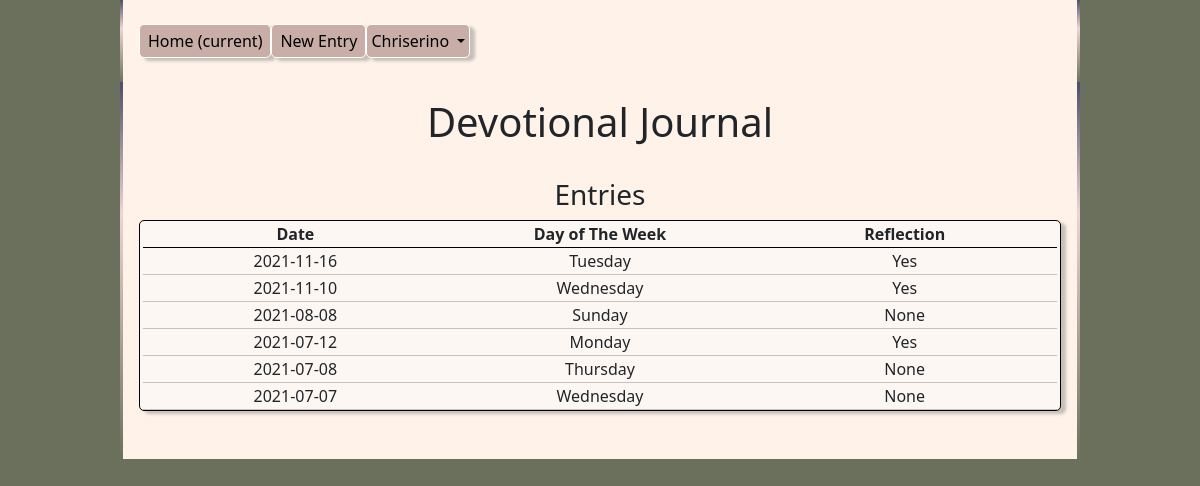
/index.php (signed in), run on the app's committed database.
### tables this page shows
CREATE TABLE `day` (
  `username` varchar(20) NOT NULL,
  `Today` date NOT NULL,
  `Day` text NOT NULL,
  `MemoryVerse` text DEFAULT NULL,
  `Gratitude` text DEFAULT NULL,
  `Prayer` text DEFAULT NULL,
  `Intent` text DEFAULT NULL,
  `Kairos` text NOT NULL,
  `Reflection` text DEFAULT NULL
);

### db.func.php (the view, shortened to what this page needs)
<?php
function getEntries()
{
    $link = connect();
    $username = $_SESSION["username"];
    $query = "SELECT Today AS Date, Day, Reflection FROM `day` WHERE day.username = '$username' ORDER BY Date  DESC";
    $result = $link->query($query);
    while ($row = $result->fetch_array()) {
        $rows[] = $row;
    }
    foreach ($rows as $row) {
        if (strcmp($row['Reflection'], "None") == 0 || $row['Reflection'] == null) {
            $reflect = "None";
        } else {
            $reflect = "Yes";
        }
        echo "<tr data-date =" . $row['Date'] . " onClick=location.href='day.php?day='+this.dataset.date><td>"
            . $row['Date'] . "</td><td>" . $row['Day'] . "</td><td>" . $reflect . "</td></tr>";
    }
}

### index.php (shortened to what this page needs)
<?php
require "db.func.php";
?>
<!DOCTYPE html>
<html lang="en">
<head>
    <link rel="stylesheet" href="https://stackpath.bootstrapcdn.com/bootstrap/5.0.0-alpha1/css/bootstrap.min.css">
    <link rel="stylesheet" href="css/main.css">
</head>
<body>
    <div class="container">
        <nav class="navbar navbar-expand-lg navbar-devo">
            <div class="collapse navbar-collapse" id="navbarNav">
                <ul class="navbar-nav mr-auto">
                    <li class="nav-item active">
                        <a class="nav-link devo" href="index.php">Home <span class="sr-only">(current)</span></a>
                    </li>
                    <li class="nav-item">
                        <a class="nav-link devo" href="entry.php">New Entry</a>
                    </li>
                </ul>
                <div class="nav-item dropdown">
                    <a class="nav-link dropdown-toggle devo" href="#" id="navbarDropdown" role="button" data-toggle="dropdown" aria-haspopup="true" aria-expanded="false">
                        <?php echo htmlspecialchars($_SESSION["username"]);
                        ?>
                    </a>
                </div>
            </div>
        </nav>
    </div>
    <div class="container">
        <h1>Devotional Journal</h1>
        <section class="history">
            <h3>Entries</h3>
            <table class="journal">
                <thead>
                    <tr>
                        <th>Date</th>
                        <th>Day of The Week</th>
                        <th>Reflection</th>
                    </tr>
                </thead>
                <tbody>
                    <?php getEntries(); ?>
                </tbody>
            </table>
        </section>
        <section class="newentry">
        </section>
    </div>
</body>
</html>

### css/main.css (style rules this page uses)
.navbar-devo { background-color: rgb(255, 242, 232); }
body { width: 80%; margin: auto; background-color: #6b705c; }
.devo { text-decoration: none; border: 1px solid white; border-radius: 5px; padding: 0.25em; color: black; background-color: #c9ada7; box-shadow: 5px 3px 3px rgba(141, 141, 141, 0.5); }
.container { background-color: rgb(255, 242, 232); padding: 1rem; border-left-width: 3px; border-right-width: 3px; border-top-width: 0; border-bottom-width: 0; border-style: solid; border-image: linear-gradient(to bottom, #4a4e69 0%, #efd3d7 35%, #6b705c 100%) 1 100; padding-bottom: 1em; text-align: center; margin: auto; }
table { table-layout: fixed; background-color: rgb(253, 247, 243); border-collapse: unset; border: 1px solid black; border-top-left-radius: 5px; border-top-right-radius: 5px; border-bottom-left-radius: 5px; border-bottom-right-radius: 5px; padding-left: 3px; padding-right: 3px; width: 100%; border-spacing: 0; box-shadow: 5px 3px 3px rgba(141, 141, 141, 0.5); }
th { border-bottom: 1px solid black; }
table.journal tbody td { border-bottom: 1px solid rgba(141, 141, 141, 0.5); }
section { margin-top: 1em; padding-top: 1em; }

### data on the page
day: Today "2021-11-16", Day "Tuesday", Reflection "Yes"
day: Today "2021-11-10", Day "Wednesday", Reflection "Yes"
day: Today "2021-08-08", Day "Sunday", Reflection "None"
day: Today "2021-07-12", Day "Monday", Reflection "Yes"
day: Today "2021-07-08", Day "Thursday", Reflection "None"
day: Today "2021-07-07", Day "Wednesday", Reflection "None"

### other printed values
$_SESSION["username"] "Chriserino"
